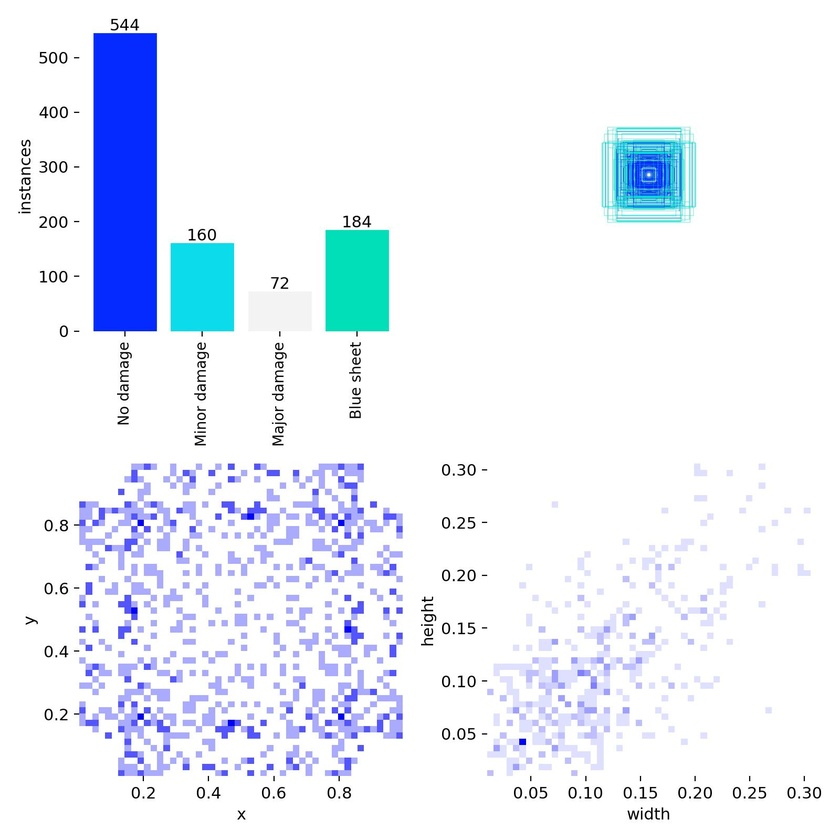
#> input picture outputs/train/labels.jpg, 840 x 840 px, shrunk from 1600 x 1600 before the run
$ python augment.py
#> lines starting #> are read from the running program, lines starting #| are printed output that depends on the picture
"""YOLO seg 学習データのオフライン水増し（回転のみ）。

各画像を正方形にパディングしてから 90 / 180 / 270 度回転させ、画像とポリゴンに
同一の回転を適用する。90 度単位のロスレス変換なので、画像劣化・黒縁・
インスタンス欠落が一切生じない。元画像 1 枚 → 回転 3 枚 + 元 1 枚。

正方形パディングは、回転で縦横が入れ替わっても全画像が同一サイズになり、
バッチ化できるようにするため（正方形は 90 度回転で形が変わらない）。

※ 検証（正解）データには使わないこと。学習データのみに適用する。
"""
from __future__ import annotations

import argparse
import glob
import os
import shutil

import numpy as np
from PIL import Image

IMG_EXTS = (".jpg", ".jpeg", ".png", ".bmp", ".JPG", ".JPEG", ".PNG")


def read_label(path):
    """YOLO seg ラベルを (クラスID, Nx2 float[0-1]) のリストで返す。"""
    polys = []
    if not path or not os.path.isfile(path):
        return polys
    with open(path) as f:
        for line in f:
            parts = line.split()
            if len(parts) < 7:  # class + 最低 3 点
                continue
            cls = int(float(parts[0]))
            coords = np.array(parts[1:], dtype=np.float64)
            if coords.size % 2 != 0:
                coords = coords[:-1]
            polys.append((cls, coords.reshape(-1, 2)))
    return polys


def write_label(path, polys):
    """ポリゴン群を YOLO seg 形式（正規化座標）で書き出す。"""
    lines = []
    for cls, xy in polys:
        coords = " ".join(f"{v:.6f}" for v in xy.reshape(-1))
        lines.append(f"{cls} {coords}")
    with open(path, "w") as f:
        f.write("\n".join(lines) + ("\n" if lines else ""))


def pad_to_square(image, polys_px, size):
    """画像を size x size の中央へ配置し、ポリゴン座標も同じだけずらす。"""
    h, w = image.shape[:2]
    ox, oy = (size - w) // 2, (size - h) // 2
    canvas = np.zeros((size, size, 3), dtype=np.uint8)
    canvas[oy:oy + h, ox:ox + w] = image
    moved = []
    for cls, xy in polys_px:
        p = xy.copy()
        p[:, 0] += ox
        p[:, 1] += oy
        moved.append((cls, p))
    return canvas, moved


def rotate_points(xy, k, size):
    """size x size 画像内の点を 90*k 度回転（np.rot90 と整合）。"""
    x, y = xy[:, 0], xy[:, 1]
    if k == 1:    # 反時計回り 90 度
        return np.stack([y, size - 1 - x], axis=1)
    if k == 2:    # 180 度
        return np.stack([size - 1 - x, size - 1 - y], axis=1)
    if k == 3:    # 時計回り 90 度
        return np.stack([size - 1 - y, x], axis=1)
    return xy.copy()


def main():
    p = argparse.ArgumentParser()
    home = os.path.expanduser("~")
    p.add_argument("--images", default=f"{home}/asset/train",
                   help="学習画像ディレクトリ（検証データには使わないこと）")
    p.add_argument("--labels", default=f"{home}/asset/train/data/labels/train")
    p.add_argument("--output", default=f"{home}/asset/train_aug")
    p.add_argument("--no-original", action="store_true",
                   help="元画像（回転なし）を出力に含めない")
    args = p.parse_args()

    out_img = os.path.join(args.output, "images")
    out_lbl = os.path.join(args.output, "labels")
    # 過去の出力が混ざらないよう作り直す
    for d in (out_img, out_lbl):
        shutil.rmtree(d, ignore_errors=True)
        os.makedirs(d)

    paths = []
    for ext in IMG_EXTS:
        paths.extend(glob.glob(os.path.join(args.images, f"*{ext}")))
    paths = sorted(set(paths))
    if not paths:
        raise FileNotFoundError(f"画像が見つかりません: {args.images}")

    # 全画像を収める正方形サイズ（32 の倍数に切り上げ）
    max_dim = 0
    for path in paths:
        with Image.open(path) as im:
#> im is the input picture: PIL image 840x840 RGB; mean R, G, B 234.5, 240.2, 250.4
            max_dim = max(max_dim, im.width, im.height)
#> max_dim = 840
    size = ((max_dim + 31) // 32) * 32
#> size = 864
    print(f"正方形パディングサイズ: {size}x{size}")
#| 正方形パディングサイズ: 864x864

    # k=0 は回転なし（元画像をパディングしたもの）
    rotations = [(0, "")] if args.no_original else [(0, "")]
    rotations += [(1, "_rot090"), (2, "_rot180"), (3, "_rot270")]

    n_src, n_out = 0, 0
    cls_count = {}
    for path in paths:
        stem = os.path.splitext(os.path.basename(path))[0]
        ext = os.path.splitext(path)[1]
        image = np.array(Image.open(path).convert("RGB"))
        h, w = image.shape[:2]
#> h = 840; w = 840

        polys = read_label(os.path.join(args.labels, f"{stem}.txt"))
        polys_px = [(c, xy * [w, h]) for c, xy in polys]
#> polys_px = []
        padded, polys_px = pad_to_square(image, polys_px, size)
#> in pad_to_square, `canvas[oy:oy + h, ox:ox + w] = image`:
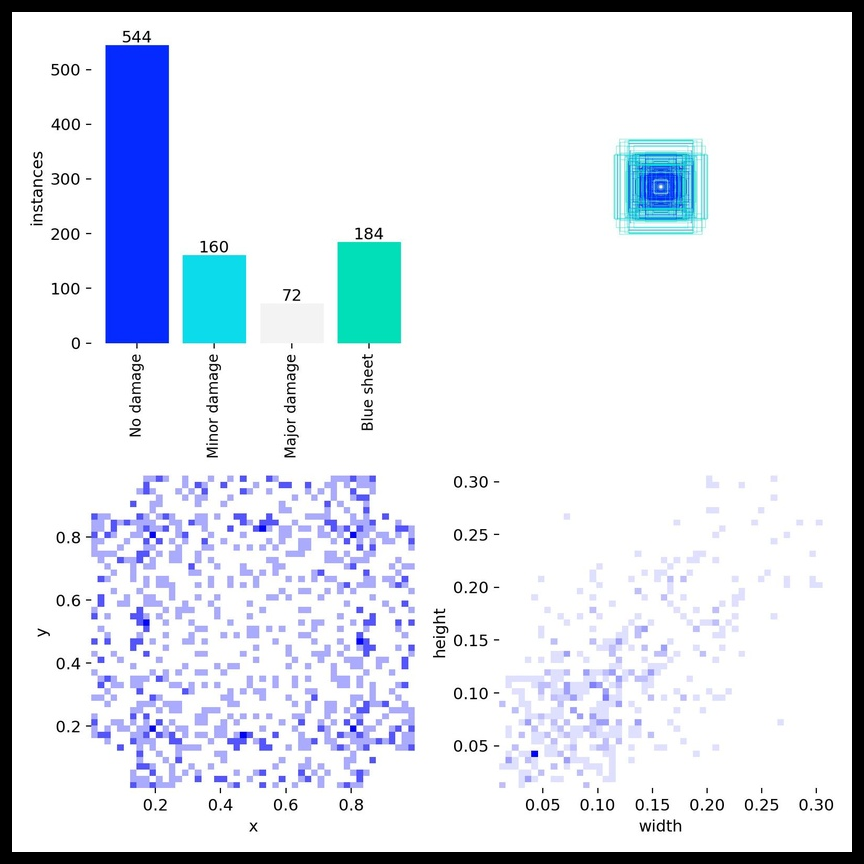
#> canvas: shape (864, 864, 3); mean R, G, B 221.7, 227, 236.7
        n_src += 1

        for k, suffix in rotations:
            if k == 0 and args.no_original:
                continue
            rot_img = np.rot90(padded, k) if k else padded
            rot_polys = []
            for cls, xy in polys_px:
                rp = rotate_points(xy, k, size) / size
                rot_polys.append((cls, rp))
                cls_count[cls] = cls_count.get(cls, 0) + 1

            name = f"{stem}{suffix}"
            Image.fromarray(np.ascontiguousarray(rot_img)).save(
                os.path.join(out_img, f"{name}{ext}"))
            write_label(os.path.join(out_lbl, f"{name}.txt"), rot_polys)
            n_out += 1
#> this loop made 4 passes
#> pass 2, in main, `rot_img = np.rot90(padded, k) if k else padded`:
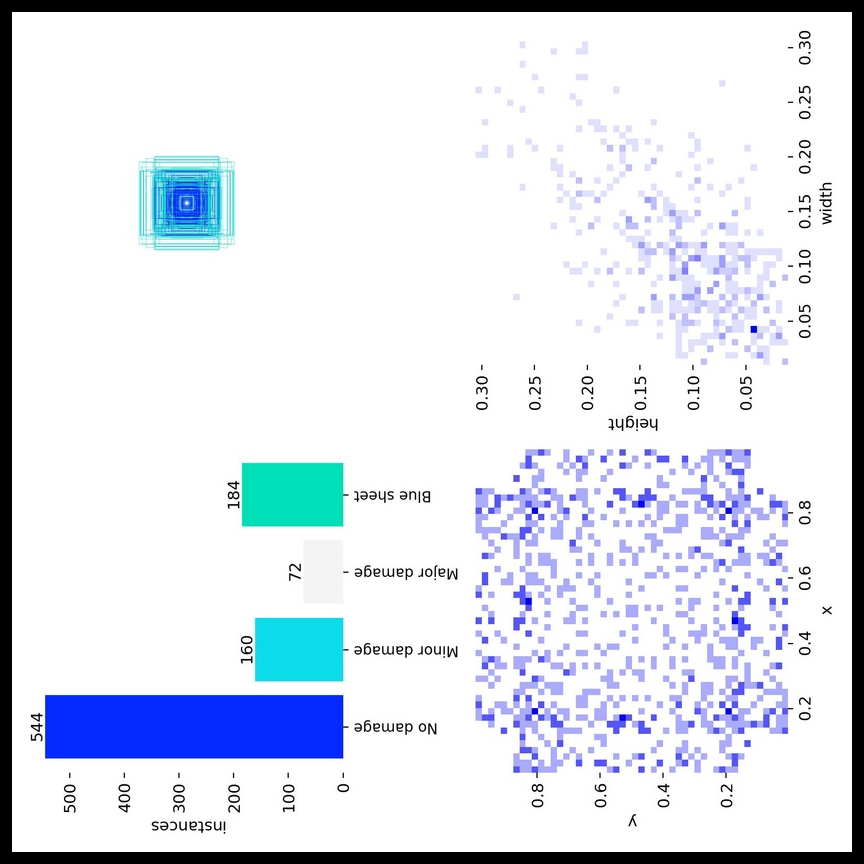
#> rot_img: shape (864, 864, 3); mean R, G, B 221.7, 227, 236.7
#> pass 3, in main, `rot_img = np.rot90(padded, k) if k else padded`:
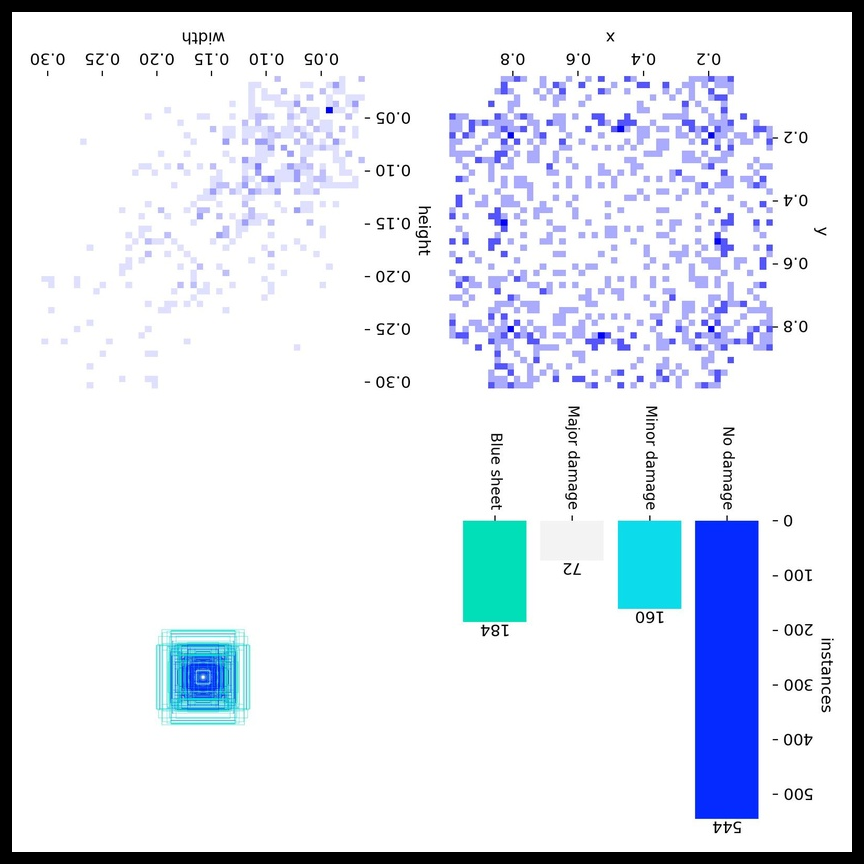
#> rot_img: shape (864, 864, 3); mean R, G, B 221.7, 227, 236.7
#> after the loop:
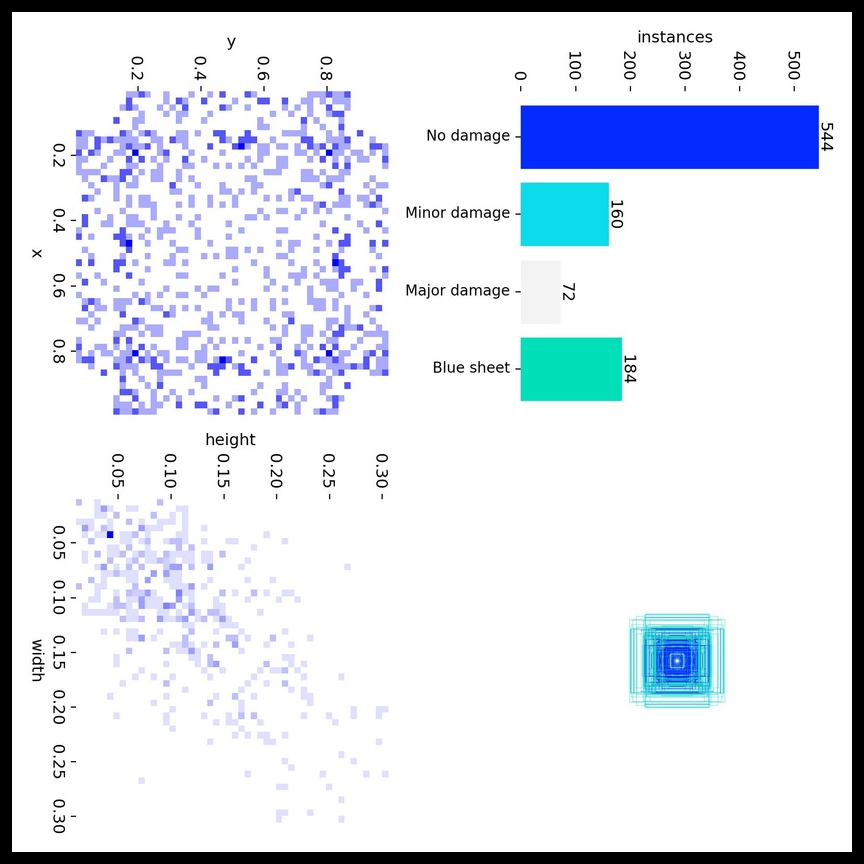
#> rot_img: shape (864, 864, 3); mean R, G, B 221.7, 227, 236.7
#> after the loop, cls_count = 0 items; n_out = 4

    print(f"元画像 {n_src} 枚 -> 出力 {n_out} 枚"
          f"（元 + 90/180/270 度回転）")
#| 元画像 1 枚 -> 出力 4 枚（元 + 90/180/270 度回転）
    print(f"クラス別インスタンス数: "
          + ", ".join(f"{k}:{v}" for k, v in sorted(cls_count.items())))
#| クラス別インスタンス数:
    print(f"出力先: {out_img}\n        {out_lbl}")
#> (printed output is left out)


if __name__ == "__main__":
    main()
